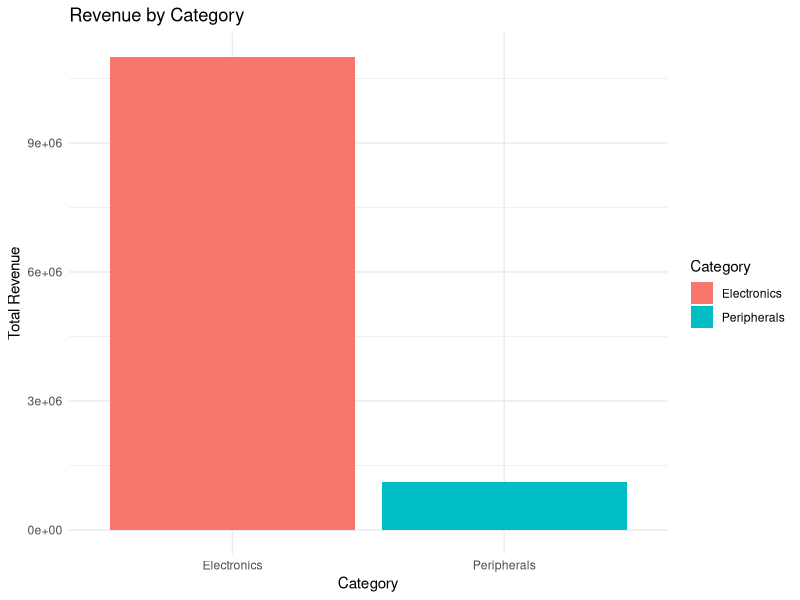

This figure's R source:
# Q50 – Product Category Revenue Comparison

# Scenario: Compare revenue contribution of each product category.

library(dplyr)
library(ggplot2)

products <- data.frame(
  Product = c("Laptop","Phone","Tablet","Monitor"),
  Category = c("Electronics","Electronics","Electronics","Peripherals"),
  UnitsSold = c(50,200,150,75),
  Price = c(60000,25000,20000,15000)
)

# Calculate revenue per product
products <- products %>% mutate(Revenue = UnitsSold * Price)

# Total revenue per category
category_revenue <- products %>% group_by(Category) %>% summarize(TotalRevenue = sum(Revenue))

# Visualization
ggplot(category_revenue, aes(x=Category, y=TotalRevenue, fill=Category)) +
  geom_bar(stat="identity") +
  labs(title="Revenue by Category", x="Category", y="Total Revenue") +
  theme_minimal()
